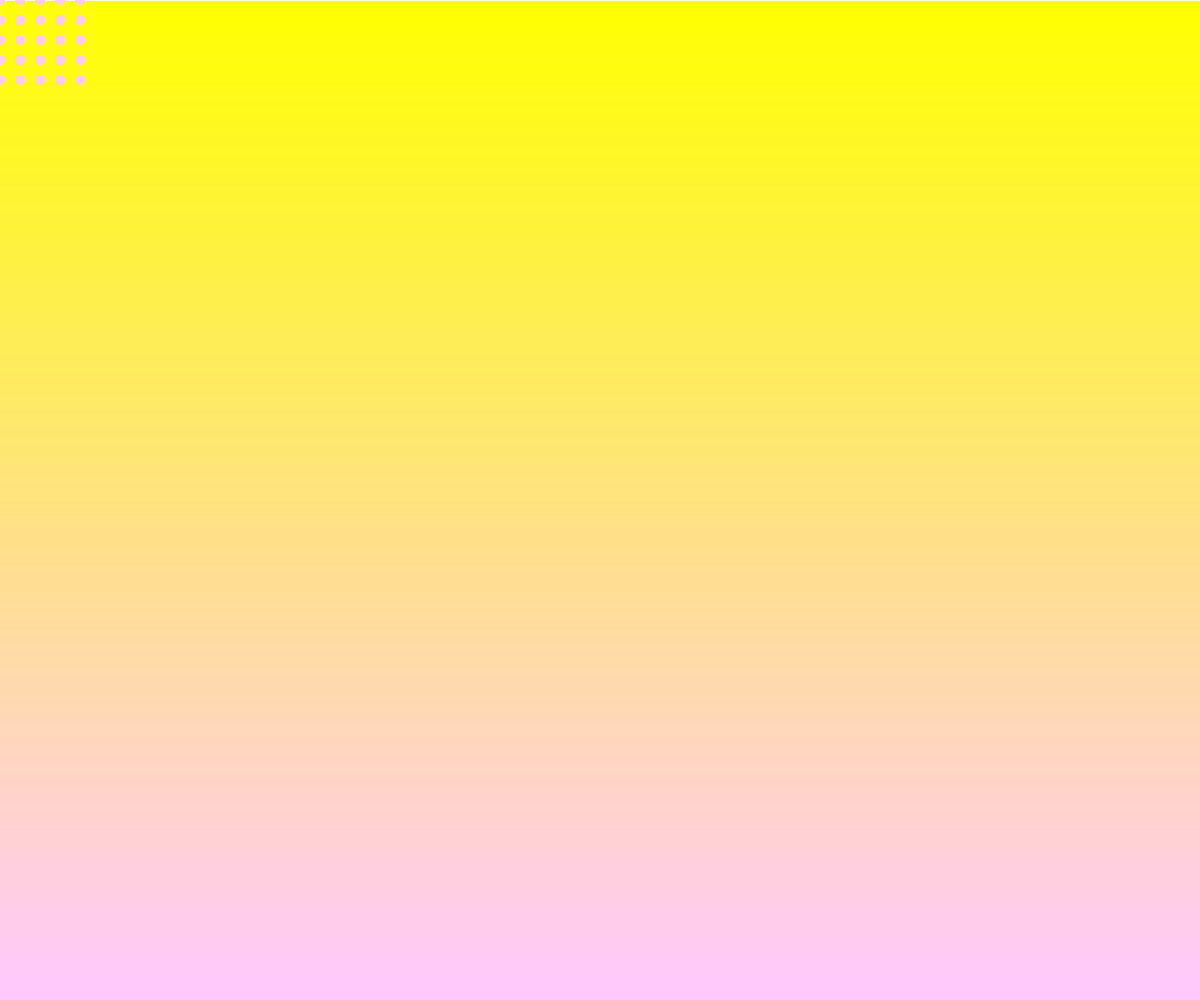
Frame 1 (no input)
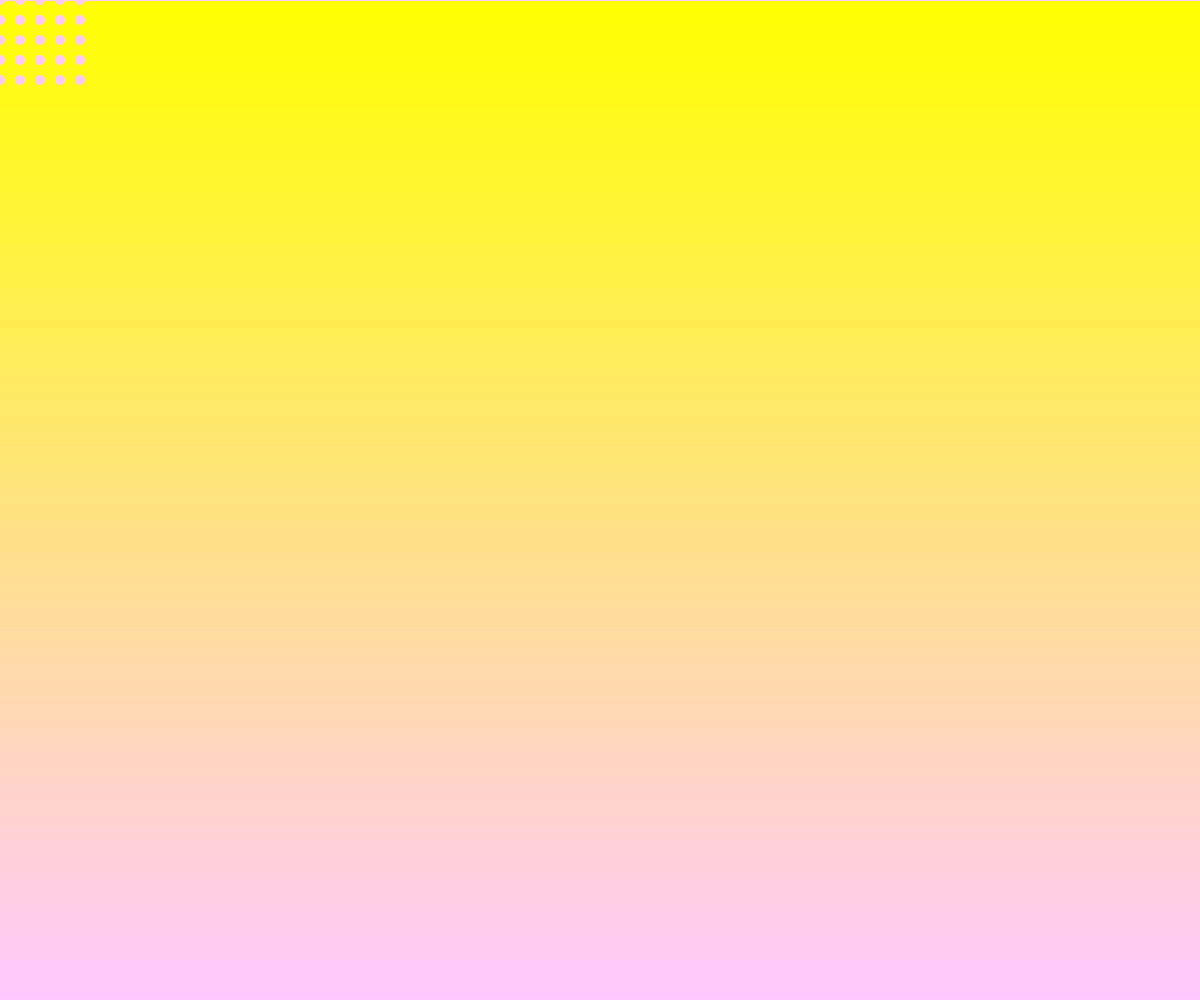
Frame 60 (no input)
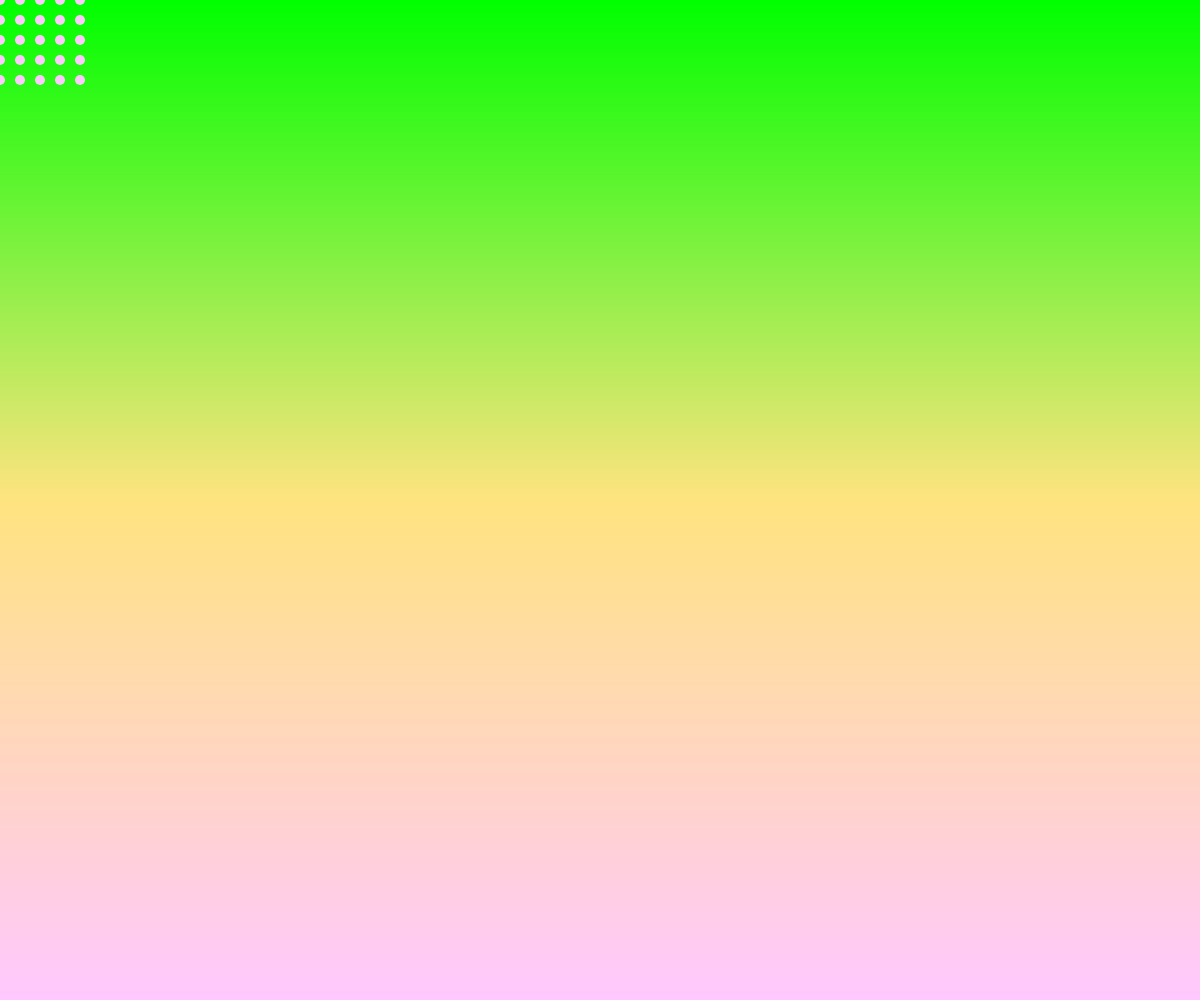
Frame 120 (the mouse pressed at the canvas centre since frame 60)

The p5.js sketch that drew these frames (run headless with seeded random() and noise() and a simulated clock; from frame 60 on, the mouse is pressed at the canvas centre):

// p5.js sketch
// ── sketch.js
// Gradient Background + Nested loops
// Adam Abouelela
// Feb 29, 2024
// Creating a gradient + drawing with nested loops

let rectHeight = 1;
let spacing = 20;

function setup() {
  createCanvas(windowWidth, windowHeight);
  noStroke();
}

function draw() {
  background(220);
  gradientBackground();
  nestedLoops()
}

function gradientBackground(){
  //use a single loop to draw many rectangles then color them to make a gradient
  let y = 0;
  while (y < height){
    fill(color(map(y,0,mouseY,0,255),map(y,0,height,255,200),map(y,0,height,0,255)));
    rect(0,y,width,rectHeight);
    y+= rectHeight;
  }
}

function nestedLoops(){
  for (let x = 0; x < 100; x+=spacing){
    for (let y = 0; y<100; y+=spacing){
      circle(x,y,10)
    }
  }
}
